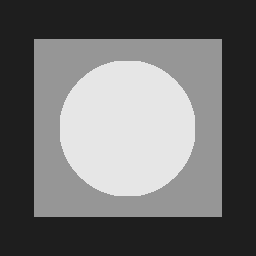
%> input picture example/code20220419/data/pattern.bmp, 256 x 256 px
$ octave L20220419_ex3.m   (GNU Octave 9; MATLAB toolbox functions it lacks are replaced by stand-ins)
%> lines starting %> are read from the running program, lines starting %| are printed output that depends on the picture
%%%%%%%%%%%%%%%%%%%%%%%%%%%%%%%%%%%%%%%%%%%
% 在测试图上添加高斯噪声
% 通过测试图中的平坦区域子图估计噪声参数
%%%%%%%%%%%%%%%%%%%%%%%%%%%%%%%%%%%%%%%%%%%%%%%%%%%%%%%%%%
clc;clear;close all;

% 测试图 pattern.bmp 仅有三个灰度值：30,150,230
% 不用黑0和白255，可方便叠加均值为0的噪声(噪声值有正有负，避免超出0-255)
im = mat2gray(imread('..\\data\\pattern.bmp'),[0 255]);
%> im: size 256x256 double; min 0.118, max 0.902, mean 0.428

%%%%%%%%%%%%%%%%%%%%%%%%%%%%%%%%%%%%%%%%
% 加高斯噪声，均值为m，方差为v
%产生高斯噪声 noiseg
m = 0;
v = 0.001;
noise_randn = randn(size(im,1),size(im,2));
noiseg = sqrt(v)*noise_randn + m;
%在测试图上加高斯噪声
fg_noise = im + noiseg;
% 显示图像
figure;
subplot(131);imshow(im);title('测试图');
subplot(132);histogram(noiseg(:),64);title('高斯噪声直方图');
subplot(133);imshow(fg_noise);title('加高斯噪声的测试图');
%> after `title('加高斯噪声的测试图')`:
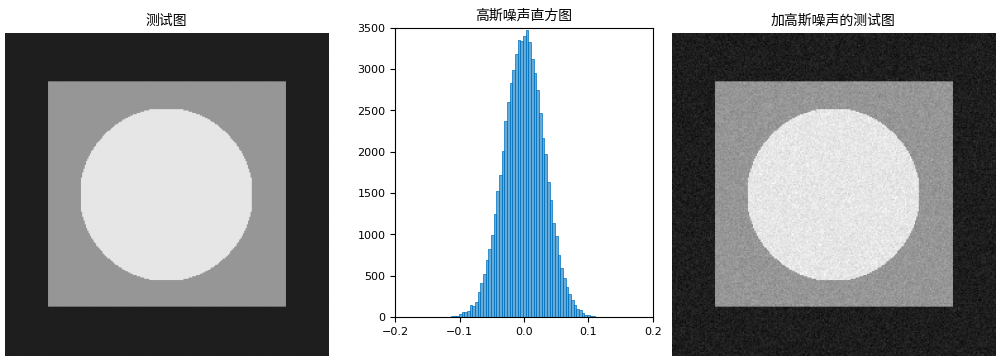
%> figure redrawn from the program's plot data, 3 panels

% 估计高斯噪声
patchn1 = imcrop(fg_noise,[45 45 15 80]);
hist1 = imhist(patchn1);
%> hist1 = 256 values, max 77 at index 153, min 0 at index 1, mean 5.06
figure;
subplot(121);imshow(patchn1);title('用于估计噪声的子图');
subplot(122);bar(hist1,'LineStyle','-','LineWidth',1);title('子图的直方图');
%> after `title('子图的直方图')`:
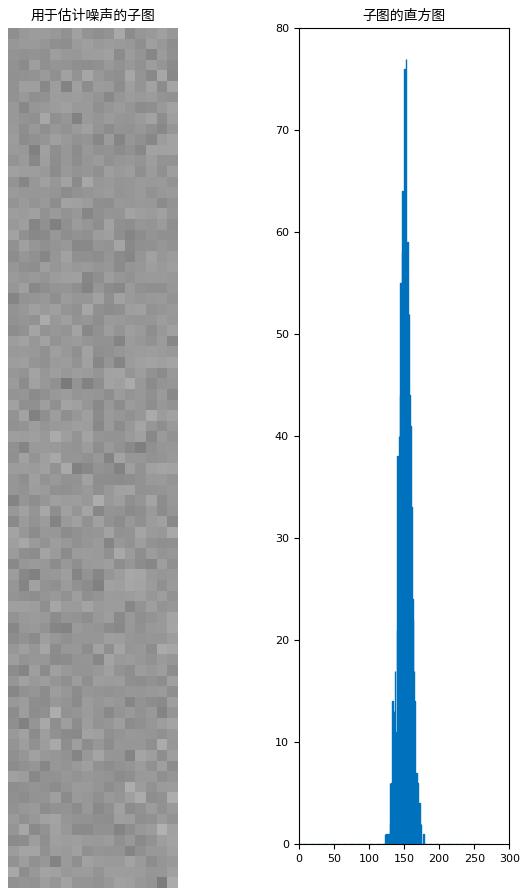
%> figure redrawn from the program's plot data, 2 panels

mu = mean(patchn1(:));
%> mu = 0.588
sig = std(patchn1(:));
%> sig = 0.0314

% 高斯函数拟合
figure;title('高斯函数拟合');
x = 0:255;
x=x/255;
g = 1/(sqrt(2*pi)*sig)*exp(-((x-mu).^2)/(2*sig^2));
%> g = 256 values, max 12.69 at index 151, min 1.63e-75 at index 1, mean 0.996
ng = g*sum(hist1)/sum(g);
%> ng = 256 values, max 64.48 at index 151, min 8.29e-75 at index 1, mean 5.06
hold on;
bar(x,hist1);
plot(x,ng,'k-','linewidth',2)
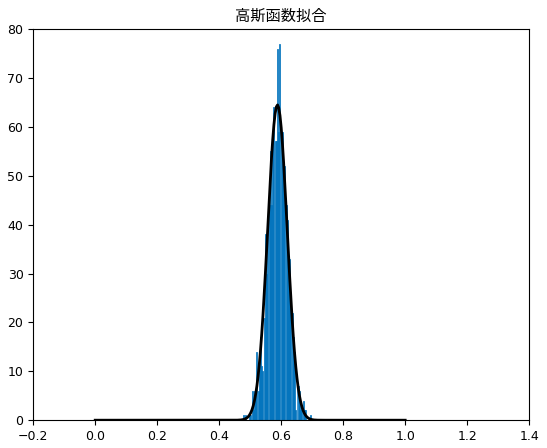
%> figure redrawn from the program's plot data; tallest bar 77 high, from x = 0.595 to 0.598; curve peaks at x = 0.588, y = 64.48

% 在命令行窗口查看结果
mest = mu*256 % = 150
%> mest = 150.5
vest= sig^2 % = 0.001
%> vest = 0.000989
v
